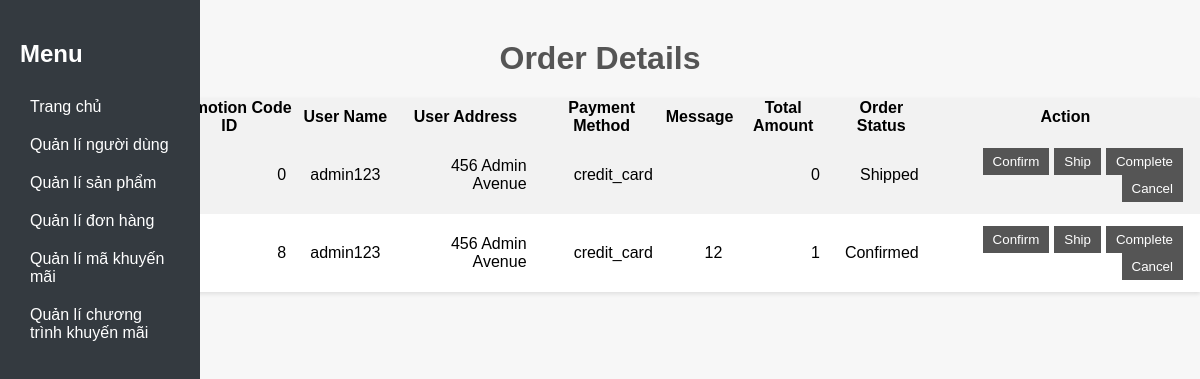
Before: /layout/display_order.php with the older database file.
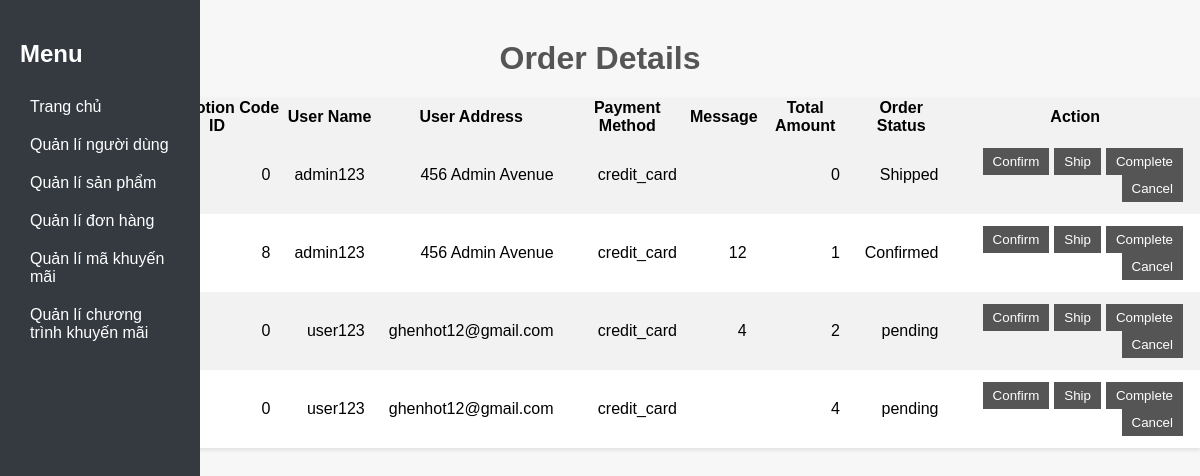
After: the same page with the newer database file.
### tables this page shows
CREATE TABLE `orders` (
  `order_id` int(11) NOT NULL,
  `user_id` int(11) NOT NULL,
  `order_date` datetime NOT NULL,
  `total_amount` decimal(10,0) NOT NULL,
  `promotion_code_id` int(11) DEFAULT NULL,
  `user_name` varchar(100) NOT NULL,
  `user_address` varchar(255) NOT NULL,
  `payment_method` varchar(50) NOT NULL,
  `message` text DEFAULT NULL,
  `order_status` varchar(50) NOT NULL
);

### layout/select-sql/management_order.php (called while the page is built)
<?php
include 'connect.php';
            $sql = "SELECT `order_id`,`user_id`,`order_date`,`total_amount`,`promotion_code_id`,`user_name`,`user_address`,`payment_method`,`message`,`order_status` FROM `orders`";
            $result = $conn->query($sql);
?>

### layout/display_order.php (the view, shortened to what this page needs)
<!DOCTYPE html>
<html>
<head>
    <link rel="stylesheet" type="text/css" href="/css/display_order.css">
</head>
<body>
    <nav class="vertical navigation">
        <h2 style=color:#fff;>Menu</h2>
        <ul>
            <li><a href="/index.php">Trang chủ </a></li>
            <li><a href="display_users.php">Quản lí người dùng</a></li>
            <li><a href="display_laptop.php">Quản lí sản phẩm</a></li>
            <li><a href="display_order.php">Quản lí đơn hàng</a></li>
            <li><a href="display_khuyen_mai.php">Quản lí mã khuyến mãi</a></li>
            <li><a href="display_promotions.php">Quản lí chương trình khuyến mãi</a></li>
        </ul>
    </nav>
    <h1>Order Details</h1>
    <table>
        <tr>
            <th >Order Date</th>
            <th>Promotion Code ID</th>
            <th>User Name</th>
            <th>User Address</th>
            <th>Payment Method</th>
            <th>Message</th>
            <th>Total Amount</th>
            <th>Order Status</th>
            <th>Action</th>
        </tr>
        <?php
             include 'select-sql/management_order.php';
            if ($result->num_rows > 0) {
                while ($row = $result->fetch_assoc()) {
                    echo "<tr>";
                    echo "<td>" . $row["order_date"] . "</td>";
                    echo "<td>" . $row["promotion_code_id"] . "</td>";
                    echo "<td>" . $row["user_name"] . "</td>";
                    echo "<td>" . $row["user_address"] . "</td>";
                    echo "<td>" . $row["payment_method"] . "</td>";
                    echo "<td>" . $row["message"] . "</td>";
                    echo "<td>" . $row["total_amount"] . "</td>";
                    echo "<td>" . $row["order_status"] . "</td>";
                    echo "<td>";
                    echo "<button onclick=\"changeOrderStatus('confirm', " . $row["order_id"] . ")\">Confirm</button>";
                    echo "<button onclick=\"changeOrderStatus('ship', " . $row["order_id"] . ")\">Ship</button>";
                    echo "<button onclick=\"changeOrderStatus('complete', " . $row["order_id"] . ")\">Complete</button>";
                    echo "<button onclick=\"changeOrderStatus('cancel', " . $row["order_id"] . ")\">Cancel</button>";
                    echo "</td>";
                    echo "</tr>";
                }
            } else {
                echo "No orders found.";
            }
            ?>
    </table>
</body>
</html>

Changed rows visible on the page:
added orders: promotion_code "0", user_name "user123", user_address "ghenhot12@gmail.com", payment_method "credit_card", message "4", total_amount "2", order_status "pending"
added orders: promotion_code "0", user_name "user123", user_address "ghenhot12@gmail.com", payment_method "credit_card", total_amount "4", order_status "pending"
